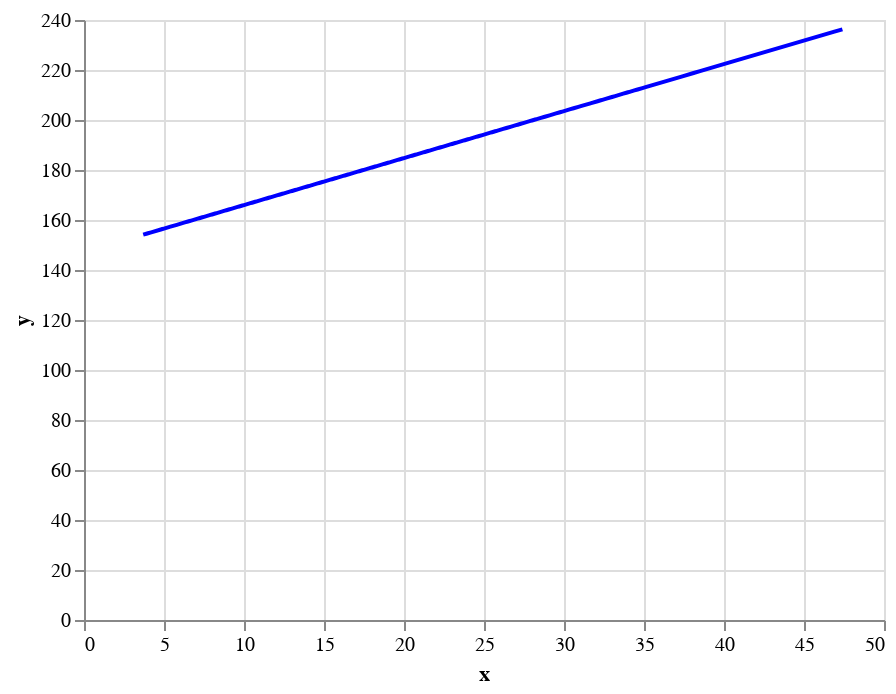

Notebook source saved alongside this figure:
### Code cell
line_chart = alt.Chart(pd.DataFrame({'x':X_test, 'y': y_test_preds})).mark_line(opacity=1, color='blue').encode(
    x='x',
    y='y'
  )
line_chart

### Figure 1 — Vega-Lite specification as saved in the notebook (floating-point values rounded to 4 significant figures; data arrays with more than 128 entries replaced by an {"elided": "..."} marker saying what was removed)
{"config": {"view": {"continuousWidth": 400, "continuousHeight": 300}}, "data": {"name": "data-b2c9603d3e7e6639082821d6462ed5e0"}, "mark": {"type": "line", "color": "blue", "opacity": 1}, "encoding": {"x": {"field": "x", "type": "quantitative"}, "y": {"field": "y", "type": "quantitative"}}, "$schema": "https://vega.github.io/schema/vega-lite/v4.17.0.json", "datasets": {"data-b2c9603d3e7e6639082821d6462ed5e0": {"elided": "1219 records"}}}
